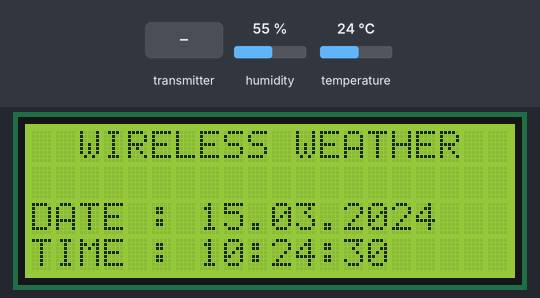
Simulated run of this sketch. Board: Arduino Uno, built with avr-gcc and run on an emulated ATmega328P. On the bench: 20×4 character LCD. The inputs (shaded band) are chosen by the test bench; at power-on: humidity 55 %, temperature 24 °C. The local clock reads 2024-03-15 10:24:30 at power-on unless the sketch sets it; no radio packets arrive unless stated; what the sketch prints to the serial monitor is not drawn.

Above: at 1.2 s.
1.3 s: the transmitter starts sending temperature = 25
At 7.4 s:
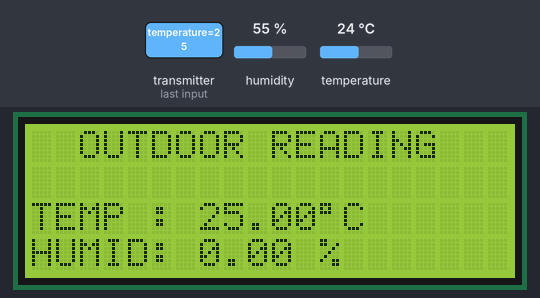
7.7 s: humidity set to 22 %
At 13.4 s:
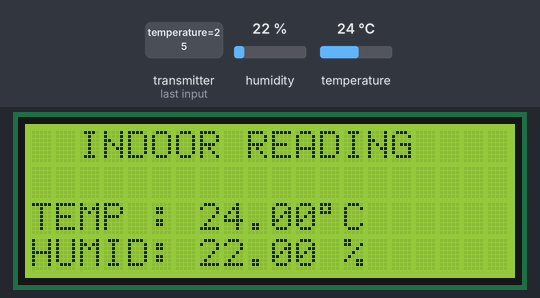
13.7 s: the transmitter starts sending humidity = 25
At 16.7 s:
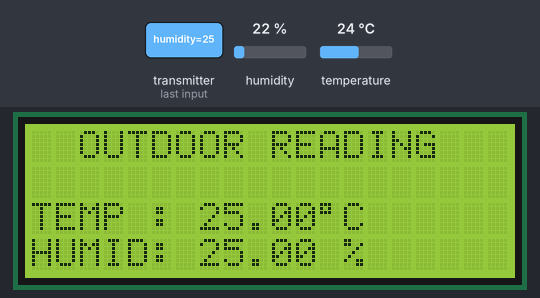
19.8 s: temperature set to 12 °C
At 22.5 s:
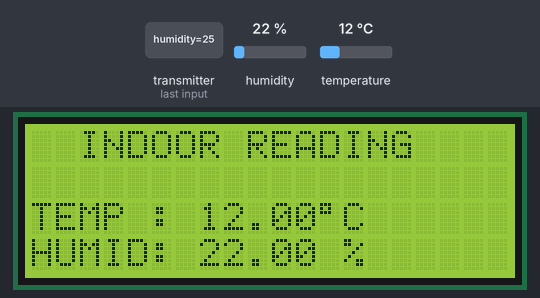
25.8 s: humidity set to 40 %
At 31.4 s:
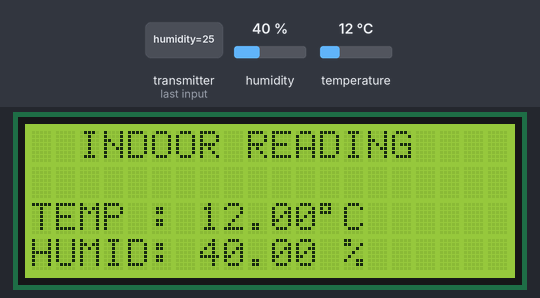
31.7 s: the transmitter starts sending temperature = 0
At 34.8 s:
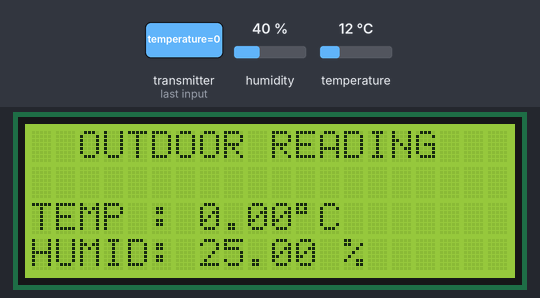
Timing chart, 0 to 36.3 s (numbered marks = the images above; inputs shaded):
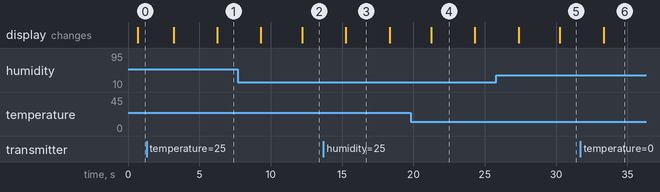

The sketch:

master.ino
```cpp
#include "DHT.h";
#include <SPI.h>
#include <RF24.h>
#include <DS3231.h> //download from http://www.rinkydinkelectronics.com/library.php?id=73
#include <LiquidCrystal_I2C.h> //download from https://bitbucket.org/fmalpartida/new-liquidcrystal/downloads/

#define DHTPIN 4       // DHT-22 Output Pin connection
#define DHTTYPE DHT22   // DHT Type is DHT 22 (AM2302)

DHT dht(DHTPIN, DHTTYPE);
LiquidCrystal_I2C lcd(0x27, 20, 4);  // Set the LCD I2C address
DS3231  rtc(SDA, SCL);
RF24 radio(9, 10); // Heard that pin 10 is not adviced to be used.

//Dont touch below stuff
struct smallPackage
{
  float temperature;
  float humidity;
} mySmallPayload;
struct largePackage
{
  float outtemperature;
  float outhumidity;
  float intemperature;
  float inhumidity;
} myLargePayload;
struct dateTimePackage
{
  char datechar[11];
  char timechar[9];
} myDateTimePayload;
unsigned long cycleStartTime;
int prevMessageIndex = 2;
//Create up to 6 pipe_addresses;  the "LL" is for LongLong type
const uint64_t pipe_addresses[] = {0x7878787878LL, 0xB3B4B5B6F1LL, 0xB3B4B5B6CDLL, 0xB3B4B5B6A3LL, 0xB3B4B5B60FLL, 0xB3B4B5B605LL};

void setup() {
  Serial.begin(9600);
  rtc.begin();
  lcd.begin();
  lcd.backlight();
  dht.begin();
  radio.begin();
  radio.setChannel(115);
  radio.setPALevel(RF24_PA_MAX);
  radio.setDataRate(RF24_250KBPS);
  radio.openReadingPipe(1, pipe_addresses[1]);
  // Start the radio listening for data
  radio.startListening();
  cycleStartTime = micros();
}

void loop() {
  requestOutdoor();
  waitForResponseAndOnceReceivedLoadSmallPayloadObject();
  loadDateTimePayloadObjectAndThentransmitItToSlaves();
  loadLargePayloadObjectAndThentransmitItToSlaves();
  keepRunningTheDisplayCycle();
}

void keepRunningTheDisplayCycle() {
  if (micros() - cycleStartTime < 1 * 3000000) {
    printMessage(0, "WIRELESS WEATHER", String("DATE : ") + String(rtc.getDateStr()), String("TIME : ") + String(rtc.getTimeStr()));
  } else if (micros() - cycleStartTime < 2 * 3000000) {
    printMessage(1, "INDOOR READING", String("TEMP : ") + String(dht.readTemperature()) + String((char)223) + String("C"), String("HUMID: ") + String(dht.readHumidity()) + String(" %"));
  } else if (micros() - cycleStartTime < 3 * 3000000) {
    printMessage(2, "OUTDOOR READING", String("TEMP : ") + String(mySmallPayload.temperature) + String((char)223) + String("C"), String("HUMID: ") + String(mySmallPayload.humidity) + String(" %"));
  } else {
    cycleStartTime = micros();
  }
}

void loadLargePayloadObjectAndThentransmitItToSlaves() {
  myLargePayload.outtemperature = mySmallPayload.temperature;
  myLargePayload.outhumidity = mySmallPayload.humidity;
  myLargePayload.intemperature = dht.readTemperature();
  myLargePayload.inhumidity = dht.readHumidity();
  radio.stopListening();
  radio.openWritingPipe(pipe_addresses[2]);
  radio.write(&myLargePayload, sizeof(myLargePayload));
  radio.startListening();
  Serial.println("Transmitted readings to slaves...");
}

void loadDateTimePayloadObjectAndThentransmitItToSlaves() {
  String temp = rtc.getDateStr();
  temp.toCharArray(myDateTimePayload.datechar, 11);
  temp = rtc.getTimeStr();
  temp.toCharArray(myDateTimePayload.timechar, 9);
  radio.stopListening();
  radio.openWritingPipe(pipe_addresses[3]);
  radio.write(&myDateTimePayload, sizeof(myDateTimePayload));
  radio.startListening();
  Serial.println("Transmitted readings to slaves...");
}

void requestOutdoor() {
  radio.stopListening();
  unsigned char sendChar = 1;
  radio.openWritingPipe(pipe_addresses[0]);
  radio.write(&sendChar, sizeof(unsigned char));
  radio.startListening();
  Serial.println("Requested outdoor for readings...");
}

void waitForResponseAndOnceReceivedLoadSmallPayloadObject() {
  boolean timeout = false;
  unsigned long started_waiting_at = micros();
  // While nothing is received
  while (!radio.available()) {
    // If waited longer than 500ms, indicate timeout and exit while loop
    if (micros() - started_waiting_at > 500000 ) {
      timeout = true;
      break;
    }
  }
  if (!timeout) {
    while (radio.available()) {// While there is data ready
      radio.read(&mySmallPayload, sizeof(mySmallPayload));
    }
    Serial.println("Received response from outside...");
  } else {
    Serial.println("Timeout while waiting for response from outside...");
  }
}

void printMessage(int messageIndex, String header, String row1, String row2) {
  if (messageIndex != prevMessageIndex) {
    //cls
    lcd.clear();
    lcd.home();
    //Print welcome
    lcd.setCursor(2, 0);
    lcd.print(header);

    // Display Temperature on third line
    lcd.setCursor(0, 2);
    lcd.print(row1);

    // Display Humidity on bottom line
    lcd.setCursor(0, 3);
    lcd.print(row2);

    prevMessageIndex = messageIndex;
  }
}
```

Measured:
- what the display in image 3 shows lasts 3.0 s, from 15.3 s to 18.3 s
